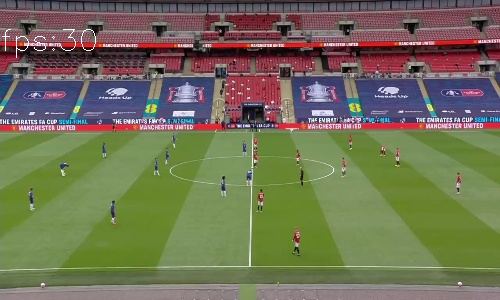
#> input picture panoramic_images/frame1.jpg, 500 x 300 px; its folder holds 4 pictures in this run
$ python main.py
#> lines starting #> are read from the running program, lines starting #| are printed output that depends on the picture
### try_out_stuff/custom_classes.py

import cv2
import numpy as np


class Images:

    '''
    Usefull for some image processing operations
    '''

    # [11 lines left out: function load_image, not called in this run]


    @staticmethod
    def load_images(paths,grayscale = False):
        '''
        Given an list of image paths, returns a list containing a numpy array of images; if grayscale is given as true returns grayscale images otherwise BGR images
        '''
#> called with grayscale = False
        if grayscale == False:
            images = [cv2.imread(path) for path in paths]
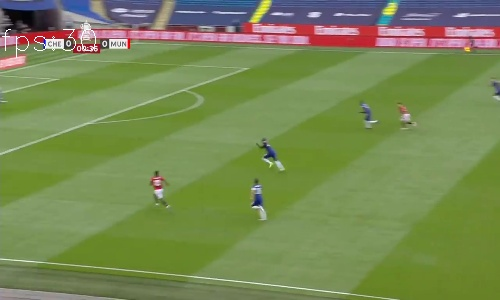
#> input picture panoramic_images/frame10.jpg, 500 x 300 px
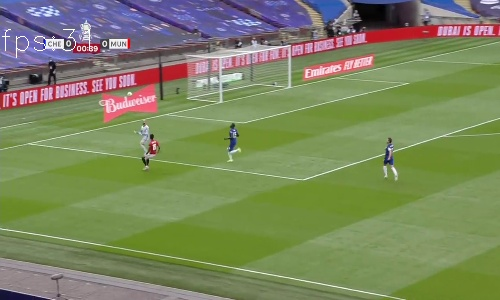
#> input picture panoramic_images/frame11.jpg, 500 x 300 px
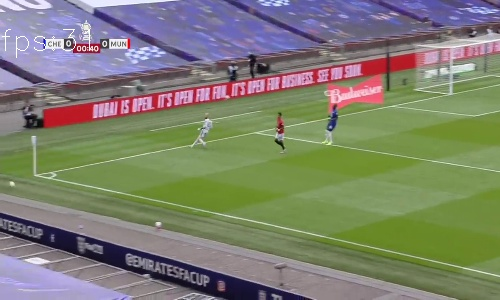
#> input picture panoramic_images/frame12.jpg, 500 x 300 px
#> images = 4 items
        else:
            images = [cv2.imread(path,cv2.IMREAD_GRAYSCALE) for path in paths]

        return images

    @staticmethod
    def show_img(img,i=1):
        '''
        displays image
        '''

        cv2.imshow('frame ' +str(i),img)
        cv2.waitKey(0)
        cv2.destroyAllWindows()

    # [8 lines left out: function show_imgs, not called in this run]


class Features:

    '''
    useful for generating image features
    '''

    def __init__(self,type):

        if type == 'sift':

            self.feature = cv2.SIFT_create()
            self.name = 'SIFT'
            self.image_features = {}

    def __repr__(self):
        return 'Feature being used {}'.format(self.name)

    def describe(self):
        print('Feature being used {}'.format(self.name))
        print('No of images: {}'.format(len(self.image_features.keys())))


    def compute_features(self,images):
        '''
        will compute the feature for the object based on the feature with which it was initialised and store it in a dictionary for each image in an image list.
        If it just a single image it returns keypoints and descriptors for it
        '''
        if isinstance(images,list):
            for (i,img) in enumerate(images):
                keypoints,descriptors = self.feature.detectAndCompute(img,None)
                self.image_features[i+1] = [img,keypoints,descriptors]
        else:
            keypoints,desscriptors = self.feature.detectAndCompute(img,None)
            return keypoints,desscriptors

    def get_features(self):
        '''
        Return the list of features of images computed in a list
        '''
        if not bool (self.image_features):
            print('No features have been computed yet')

        else:
            return self.image_features


class Matcher:
    '''
    Is used fot feature matching between the images
    '''
    def __init__(self,type,norm,crossCheck = False):
        '''
        create a matcher object
        type = bruteforce/?
        crosscheck = only find best match if true
        norm = L1,L2
        '''
        if type=='bruteforce':
            if norm == 'L1':
                self.matcher = cv2.BFMatcher_create(cv2.NORM_L1,crossCheck)
            elif norm == 'L2':
                self.matcher = cv2.BFMatcher_create(cv2.NORM_L2,crossCheck)

        self.matches = {}
        self.good_matches = {}

    def find_matches(self,image_features,k):
        '''
        find matches between images
        k = No of best matching features  for a pair of images
        '''

        no_of_images = len(list(image_features.keys()))
        for i in range(1,no_of_images+1):
            for j in range(i+1,no_of_images+1):
                desecriptor1 = image_features[i][2]
                desecriptor2 = image_features[j][2]
                print('finding matches between image ',i,'&',j)
                matches = self.matcher.knnMatch(desecriptor1,desecriptor2,k)
                self.matches[str(i)+'&'+ str(j)] = {'matches':matches,'images':[image_features[i][0],image_features[j][0]]}
            print('***')

    def filter_good_matches(self,ratio_thresh = 0.6):
        '''
        Applies Lowes ratio test to filter out good matches and store for each image pair

        '''
        for image_pair in self.matches.keys():
            self.good_matches[image_pair] = []
            for m,n in self.matches[image_pair]['matches']:
                if m.distance < ratio_thresh * n.distance:
                    self.good_matches[image_pair].append(m)


class Homography:
    '''
    Will be used to create a panoroma with the good image matches
    '''

    @staticmethod
    def draw_panorama(img1_features,img2_features,good_matches):
        '''
        draw panorama images for image pair matchings
        '''

        if not good_matches:
                return


        img1,kp1,desc1 = img1_features[0],img1_features[1],img1_features[2]
        img2,kp2,desc2 = img2_features[0],img2_features[1],img2_features[2]

        reference_pts = np.array([kp2[match.trainIdx].pt for match in good_matches],dtype = np.float32)
        query_pts     = np.array([kp1[match.queryIdx].pt for match in good_matches],dtype = np.float32)


        if len(reference_pts) >= 4 and len(query_pts) >=4:
            h,status = cv2.findHomography(query_pts,reference_pts,cv2.RANSAC,1.0)

            Images.show_img(cv2.warpPerspective(img2,h,(img2.shape[0],img2.shape[1])))

### try_out_stuff/main.py


import glob
from custom_classes import Images,Features,Matcher,Homography


if __name__== '__main__':

    #load image paths
    image_paths = glob.glob('../panoramic_images/*.jpg')

    #load images and store in a list
    images = Images.load_images(image_paths)
#> images = 4 items


    #Images.show_imgs(images)

    #compute features for list of images
    sift = Features('sift')
    sift.compute_features(images)
#> the loop in compute_features, `for (i,img) in enumerate(images):` made 4 passes

    image_features = sift.get_features()
#> image_features = 4 items

    #initializa a matcher and find matches between each possible pair of images
    matcher =Matcher('bruteforce','L2')
    matcher.find_matches(image_features,2)
#> in find_matches, `no_of_images = len(list(image_features.keys()))`: no_of_images = 4
#> after the loop in find_matches, `for i in range(1,no_of_images+1):`:
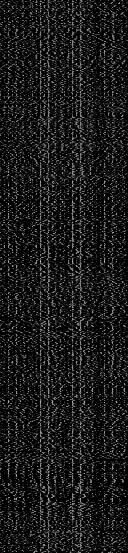
#> desecriptor1: shape (553, 128) float32; min 0, max 192, mean 26.8
#> after the loop in find_matches, `for i in range(1,no_of_images+1):`: self.matches = 6 items

    #filter out the good matches
    matcher.filter_good_matches()
#> the loop in filter_good_matches, `for image_pair in self.matches.keys():` made 6 passes
#> image_pair on passes 1 to 6: '1&2', '1&3', '1&4', '2&3', '2&4', '3&4'

    #draw a homgraphy for each pair
    for image_pair in matcher.good_matches.keys():

        split = image_pair.split('&')

        img1_features = sift.image_features[int(split[0])]
        img2_features = sift.image_features[int(split[1])]

        good_matches = matcher.good_matches[image_pair]

        Homography.draw_panorama(img1_features,img2_features,good_matches)
#> this loop made 6 passes
#> (split, good_matches, reference_pts in draw_panorama, query_pts in draw_panorama) on passes 2 to 3: (['1', '3'], 2 matches, [[332.2, 68.74], [332.2, 68.74]], [[114.8, 45.44], [426.1, 43.07]]), (['1', '4'], 2 matches, [[72.79, 106], [11.85, 183.3]], [[87.22, 92.32], [401.3, 111.5]])
#> (split, good_matches, status in draw_panorama) on passes 4 to 5: (['2', '3'], 6 matches, [0, 0, 0, 1, 0, 0]), (['2', '4'], 4 matches, [1, 1, 1, 1])
